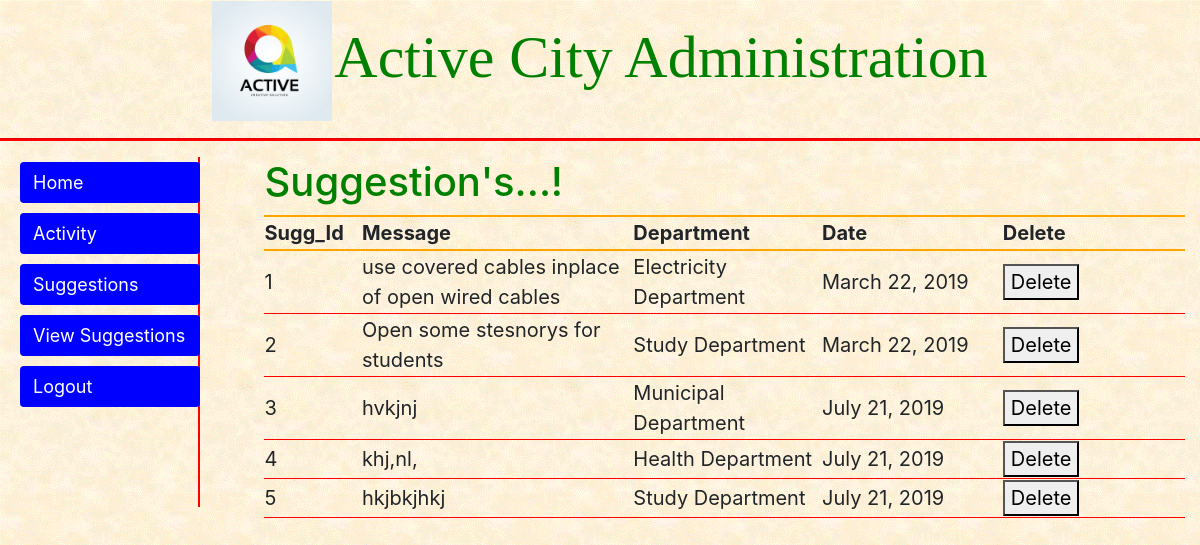
The app's page /Ac_Ngo/suggestions_list/ (signed in) with its own data.
### Ac_Ngo/models.py (models this page shows)
class Suggestion_Table(models.Model):
    sugs_id = models.AutoField(primary_key=True)
    dept_name = models.ForeignKey(Department_Table,on_delete=models.CASCADE)
    sug_date = models.DateField(auto_now_add=True)
    message = models.TextField()

### Ac_Ngo/views.py (the view)
# urls.py: path('suggestions_list/',views.suggestions_list, name='suggestions_list'),
def suggestions_list(request):
    try:
        username = request.session['username']
        qs = Suggestion_Table.objects.all()
        return render(request,'ac_ngo/suggestions_list.html',{'data1':qs})
    except KeyError:
        return redirect('ngo_login')

### templates/ac_ngo/suggestions_list.html (shortened to what this page needs)
<!DOCTYPE html>
{% extends 'ac_ngo/ngo_index.html' %}
{% load staticfiles %}
            {% block body %}
                <table class="sugg-table">
                    <tr><th colspan="5"><h1>Suggestion's...!</h1></th></tr>
                    <tr>
                        <th width="100">Sugg_Id</th>
                        <th width="300">Message</th>
                        <th width="200">Department</th>
                        <th width="200">Date</th>
                        <th width="200">Delete</th>
                    </tr>
                    {% for obj in data1 %}
                        <tr>
                            <td>{{ obj.sugs_id }}</td>
                            <td>{{ obj.message }}</td>
                            <td>{{ obj.dept_name_id }}</td>
                            <td>{{ obj.sug_date }}</td>
                            <td>
                                <form action="{% url 'delete_suggestions' %}" method="post">
                                    <button type="submit">Delete</button>
                                </form>
                            </td>
                        </tr>
                    {% endfor %}
                </table>
            {% endblock %}

### records on screen
Suggestion_Table: sugs_id "1", message "use covered cables inplace of open wired cables", dept_name_id "Electricity Department", sug_date "March 22, 2019"
Suggestion_Table: sugs_id "2", message "Open some stesnorys for students", dept_name_id "Study Department", sug_date "March 22, 2019"
Suggestion_Table: sugs_id "3", message "hvkjnj", dept_name_id "Municipal Department", sug_date "July 21, 2019"
Suggestion_Table: sugs_id "4", message "khj,nl,", dept_name_id "Health Department", sug_date "July 21, 2019"
Suggestion_Table: sugs_id "5", message "hkjbkjhkj", dept_name_id "Study Department", sug_date "July 21, 2019"
